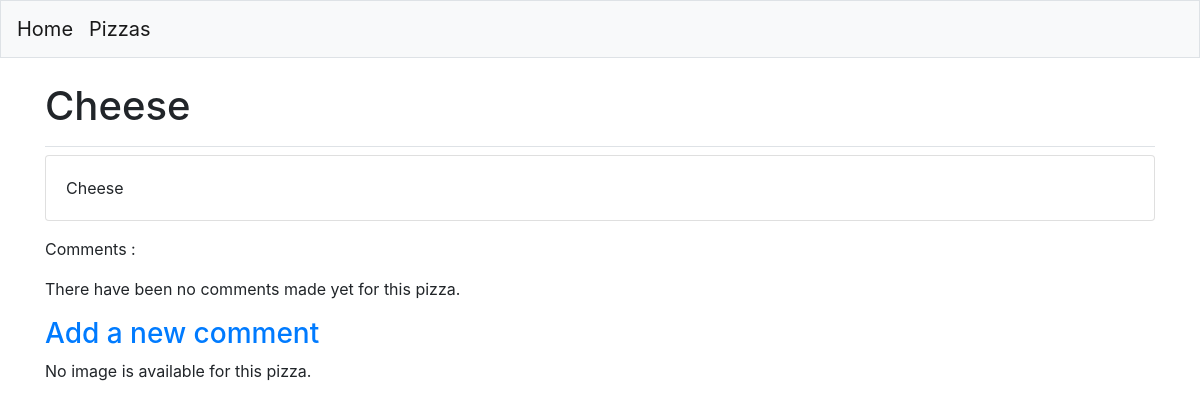
The page /pizzas/2/ on the database as committed earlier.
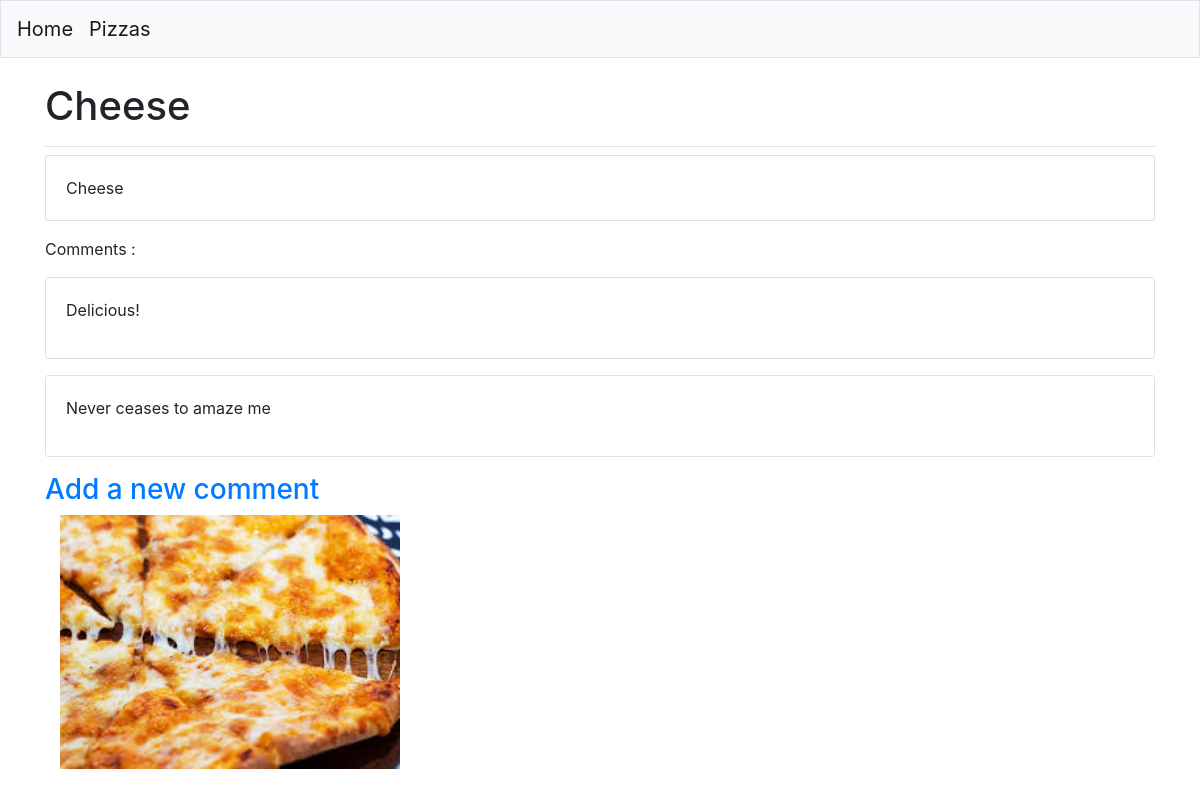
The same page on the database as committed later.
### MainApp/models.py (models this page shows)
class Toppings(models.Model):
    pizza = models.ForeignKey(Pizza, on_delete=models.CASCADE)
    name = models.CharField(max_length=200)
    class Meta:
        verbose_name_plural = 'toppings'
    def __str__(self):
        return self.name

class Comment(models.Model):
    pizza = models.ForeignKey(Pizza, on_delete=models.CASCADE)
    comment = models.TextField()
    date_added = models.DateTimeField(auto_now_add=True)
    class Meta:
        verbose_name_plural = 'Comments'
    def __str__(self):
        return f"{self.comment[:300]}"

class Image(models.Model):
    pizza = models.ForeignKey(Pizza, on_delete=models.CASCADE)
    image = models.ImageField(upload_to='images/')

### MainApp/views.py (the view)
# urls.py: path('pizzas/<int:pizza_id>/', views.pizza, name='pizza'),
def pizza(request, pizza_id):
    pizza = Pizza.objects.get(id=pizza_id)
    toppings = pizza.toppings_set.all()
    comments = pizza.comment_set.all()
    if request.method == 'GET':
        image = pizza.image_set.all()
    context = {'pizza':pizza, 'toppings':toppings, 'comments':comments, 'image':image}
    return render(request, 'MainApp/pizza.html', context)

### MainApp/models.py (called while the page is built)
    def __str__(self):
        return self.name

### MainApp/templates/mainapp/pizza.html
{% extends "MainApp/base.html" %}
{% block page_header %}
    <h1>{{ pizza }}</h1>
{% endblock page_header %}
{% block content %}
        {% for t in toppings %}
            <div class='card mb-3'>
                <div class='card-body'>
                    {{ t }}
                </div>
            </div>
        {% empty %}
            <p>This pizza has no available toppings</p>
        {% endfor %}
        <p>Comments : </p>
        {% for c in comments %}
            <div class="card mb-3">
                <div class = "card-body">
                    {{ c|linebreaks}}
                </div>
            </div>
        {% empty %}
            <p>There have been no comments made yet for this pizza.</p>
        {% endfor %}
        <h3><a href="{% url 'MainApp:comment' pizza.id %}">Add a new comment</a></h3>
        {% for i in image %}
            <div class="col-md-4">
                <img src="{{ i.image.url }}" class="img-responsive" style="width: 100%; float: left; margin-right: 10px;" />
            </div>
        {% empty %}
            <p>No image is available for this pizza.</p>
        {% endfor %}
{% endblock content %}

Rows that differ between the two databases and show on the page:
added Comment: comment "Delicious!"
added Comment: comment "Never ceases to amaze me"
added Image: image (picture)
Other text that changed with them:
text no longer shown: "There have been no comments made yet for this pizza. No image is available for this pizza."
